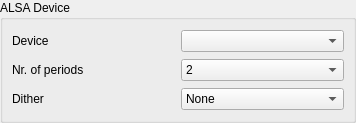
<ui version="4.0" >
 <class>AlsaDevicesPage</class>
 <widget class="QWidget" name="AlsaDevicesPage" >
  <property name="geometry" >
   <rect>
    <x>0</x>
    <y>0</y>
    <width>356</width>
    <height>123</height>
   </rect>
  </property>
  <property name="windowTitle" >
   <string>Form</string>
  </property>
  <layout class="QVBoxLayout" >
   <property name="margin" >
    <number>0</number>
   </property>
   <property name="spacing" >
    <number>6</number>
   </property>
   <item>
    <widget class="QGroupBox" name="groupBox" >
     <property name="title" >
      <string>ALSA Device</string>
     </property>
     <layout class="QVBoxLayout" >
      <property name="margin" >
       <number>9</number>
      </property>
      <property name="spacing" >
       <number>6</number>
      </property>
      <item>
       <layout class="QHBoxLayout" >
        <property name="margin" >
         <number>0</number>
        </property>
        <property name="spacing" >
         <number>6</number>
        </property>
        <item>
         <widget class="QLabel" name="label" >
          <property name="toolTip" >
           <string>&lt;html>&lt;head>&lt;meta name="qrichtext" content="1" />&lt;style type="text/css">
p, li { white-space: pre-wrap; }
&lt;/style>&lt;/head>&lt;body style=" font-family:'Sans Serif'; font-size:9pt; font-weight:400; font-style:normal; text-decoration:none;">
&lt;p style=" margin-top:0px; margin-bottom:0px; margin-left:0px; margin-right:0px; -qt-block-indent:0; text-indent:0px;">&lt;span style=" font-weight:600;">Device:&lt;/span>&lt;/p>
&lt;p style=" margin-top:0px; margin-bottom:0px; margin-left:0px; margin-right:0px; -qt-block-indent:0; text-indent:0px;">The real or virtual ALSA device to be used.&lt;/p>
&lt;p style="-qt-paragraph-type:empty; margin-top:0px; margin-bottom:0px; margin-left:0px; margin-right:0px; -qt-block-indent:0; text-indent:0px;">&lt;/p>
&lt;p style=" margin-top:0px; margin-bottom:0px; margin-left:0px; margin-right:0px; -qt-block-indent:0; text-indent:0px;">A real device is the audiocard installed in your system.&lt;/p>
&lt;p style="-qt-paragraph-type:empty; margin-top:0px; margin-bottom:0px; margin-left:0px; margin-right:0px; -qt-block-indent:0; text-indent:0px;">&lt;/p>
&lt;p style=" margin-top:0px; margin-bottom:0px; margin-left:0px; margin-right:0px; -qt-block-indent:0; text-indent:0px;">A virtual device is one created in the .asoundrc file, &lt;/p>
&lt;p style=" margin-top:0px; margin-bottom:0px; margin-left:0px; margin-right:0px; -qt-block-indent:0; text-indent:0px;">often located in your home folder.&lt;/p>
&lt;p style="-qt-paragraph-type:empty; margin-top:0px; margin-bottom:0px; margin-left:0px; margin-right:0px; -qt-block-indent:0; text-indent:0px;">&lt;/p>
&lt;p style=" margin-top:0px; margin-bottom:0px; margin-left:0px; margin-right:0px; -qt-block-indent:0; text-indent:0px;">If unsure, use either the default device, this will use the audiodevice &lt;/p>
&lt;p style=" margin-top:0px; margin-bottom:0px; margin-left:0px; margin-right:0px; -qt-block-indent:0; text-indent:0px;">configured by your distribution, or the device that names your audio card.&lt;/p>
&lt;p style=" margin-top:0px; margin-bottom:0px; margin-left:0px; margin-right:0px; -qt-block-indent:0; text-indent:0px;">In the latter case, please make sure no application uses the audiocard, &lt;/p>
&lt;p style=" margin-top:0px; margin-bottom:0px; margin-left:0px; margin-right:0px; -qt-block-indent:0; text-indent:0px;">else the driver won't be able to initialize!&lt;/p>
&lt;p style="-qt-paragraph-type:empty; margin-top:0px; margin-bottom:0px; margin-left:0px; margin-right:0px; -qt-block-indent:0; text-indent:0px;">&lt;/p>
&lt;p style=" margin-top:0px; margin-bottom:0px; margin-left:0px; margin-right:0px; -qt-block-indent:0; text-indent:0px;">For more info see chapter 3.1: "The Driver Backend" of the User Manual&lt;/p>&lt;/body>&lt;/html></string>
          </property>
          <property name="text" >
           <string>Device</string>
          </property>
         </widget>
        </item>
        <item>
         <widget class="QComboBox" name="devicesCombo" />
        </item>
       </layout>
      </item>
      <item>
       <layout class="QHBoxLayout" >
        <property name="margin" >
         <number>0</number>
        </property>
        <property name="spacing" >
         <number>6</number>
        </property>
        <item>
         <widget class="QLabel" name="label_2" >
          <property name="toolTip" >
           <string>&lt;html>&lt;head>&lt;meta name="qrichtext" content="1" />&lt;style type="text/css">
p, li { white-space: pre-wrap; }
&lt;/style>&lt;/head>&lt;body style=" font-family:'Sans Serif'; font-size:9pt; font-weight:400; font-style:normal; text-decoration:none;">
&lt;p style=" margin-top:0px; margin-bottom:0px; margin-left:0px; margin-right:0px; -qt-block-indent:0; text-indent:0px;">&lt;span style=" font-weight:600;">Number of Periods:&lt;/span>&lt;/p>
&lt;p style=" margin-top:0px; margin-bottom:0px; margin-left:0px; margin-right:0px; -qt-block-indent:0; text-indent:0px;">Audio is managed in small chunks called periods. &lt;/p>
&lt;p style=" margin-top:0px; margin-bottom:0px; margin-left:0px; margin-right:0px; -qt-block-indent:0; text-indent:0px;">This value determines how many of these chunks are &lt;/p>
&lt;p style=" margin-top:0px; margin-bottom:0px; margin-left:0px; margin-right:0px; -qt-block-indent:0; text-indent:0px;">to be used by the driver of the audiocard.&lt;/p>
&lt;p style="-qt-paragraph-type:empty; margin-top:0px; margin-bottom:0px; margin-left:0px; margin-right:0px; -qt-block-indent:0; text-indent:0px;">&lt;/p>
&lt;p style=" margin-top:0px; margin-bottom:0px; margin-left:0px; margin-right:0px; -qt-block-indent:0; text-indent:0px;">The default should work just fine, and gives optimal latency behavior.&lt;/p>
&lt;p style="-qt-paragraph-type:empty; margin-top:0px; margin-bottom:0px; margin-left:0px; margin-right:0px; -qt-block-indent:0; text-indent:0px;">&lt;/p>
&lt;p style=" margin-top:0px; margin-bottom:0px; margin-left:0px; margin-right:0px; -qt-block-indent:0; text-indent:0px;">However, some (buggy) alsa drivers don't work correctly &lt;/p>
&lt;p style=" margin-top:0px; margin-bottom:0px; margin-left:0px; margin-right:0px; -qt-block-indent:0; text-indent:0px;">with the default of 2, if you experience very choppy audio, &lt;/p>
&lt;p style=" margin-top:0px; margin-bottom:0px; margin-left:0px; margin-right:0px; -qt-block-indent:0; text-indent:0px;">please try to use 3 periods.&lt;/p>&lt;/body>&lt;/html></string>
          </property>
          <property name="text" >
           <string>Nr. of periods</string>
          </property>
         </widget>
        </item>
        <item>
         <widget class="QComboBox" name="periodsCombo" >
          <item>
           <property name="text" >
            <string>2</string>
           </property>
          </item>
          <item>
           <property name="text" >
            <string>3</string>
           </property>
          </item>
         </widget>
        </item>
       </layout>
      </item>
      <item>
       <layout class="QHBoxLayout" >
        <property name="margin" >
         <number>0</number>
        </property>
        <property name="spacing" >
         <number>6</number>
        </property>
        <item>
         <widget class="QLabel" name="label_3" >
          <property name="toolTip" >
           <string>&lt;html>&lt;head>&lt;meta name="qrichtext" content="1" />&lt;style type="text/css">
p, li { white-space: pre-wrap; }
&lt;/style>&lt;/head>&lt;body style=" font-family:'Sans Serif'; font-size:9pt; font-weight:400; font-style:normal; text-decoration:none;">
&lt;p style=" margin-top:0px; margin-bottom:0px; margin-left:0px; margin-right:0px; -qt-block-indent:0; text-indent:0px;">Dither is used to make the audio cleaner. &lt;/p>
&lt;p style="-qt-paragraph-type:empty; margin-top:0px; margin-bottom:0px; margin-left:0px; margin-right:0px; -qt-block-indent:0; text-indent:0px;">&lt;/p>
&lt;p style=" margin-top:0px; margin-bottom:0px; margin-left:0px; margin-right:0px; -qt-block-indent:0; text-indent:0px;">The best way to describe it is to imagine a painting with many dots. If you view it up close you can see each dot and the image is not very clear. If you view it from far away the image becomes clearer because your eyes/brain dither the dots to smooth out the image. It is a murky subject and obviously a very personal choice as to what dither is the best. For most people it is just plain magic. Anyone running at 16bit who cares about quality or has CPU cycles to spare should run with dither. Triangular is probably the best compromise of quality vs cpu cost (its very fast), but shaped is the best&lt;/p>&lt;/body>&lt;/html></string>
          </property>
          <property name="text" >
           <string>Dither</string>
          </property>
         </widget>
        </item>
        <item>
         <widget class="QComboBox" name="ditherShapeComboBox" >
          <item>
           <property name="text" >
            <string>None</string>
           </property>
          </item>
          <item>
           <property name="text" >
            <string>Shaped</string>
           </property>
          </item>
          <item>
           <property name="text" >
            <string>Rectangular</string>
           </property>
          </item>
          <item>
           <property name="text" >
            <string>Triangular</string>
           </property>
          </item>
         </widget>
        </item>
       </layout>
      </item>
     </layout>
    </widget>
   </item>
  </layout>
 </widget>
 <resources/>
 <connections/>
</ui>
